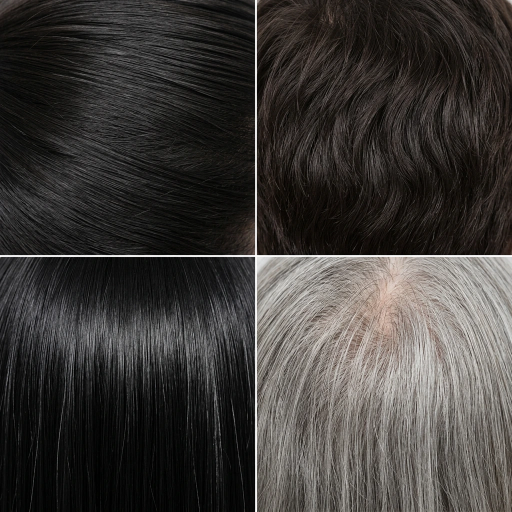
#> input picture app/art-source/npc-retro/hair-atlas.webp, 1024 x 1024 px (shown at 1/2 size)
$ python -i gen-photos.py   (imports and definitions only)
#> lines starting #> are read from the running program, lines starting #| are printed output that depends on the picture
#> further down, picture is the input picture: PIL image 1024x1024 RGB; mean R, G, B 61.4, 58.4, 55.8
# v54：photo 结构变种贴图（PIL 程序绘制，无外部素材）——6 张「照片」：
# 山景/湖泊/森林风景、房屋/街道、咖啡杯静物（人物类两张已按需求移除）。
# 统一做旧：降饱和 + 暖色偏移 + 暗角 + 照片白边。同位置重建不变（无随机，全部定值绘制）。
# 幂等：重跑覆盖产出，并清理已废弃的人物类旧文件（photo_portrait.png / photo_group.png）。
# 用法：cd app && python scripts/gen-photos.py
from PIL import Image, ImageDraw, ImageEnhance, ImageFilter

OUT = 'public/textures'
W, H = 256, 192   # 照片成品（含白边）
BORD = 12         # 白边宽
SW, SH = W - BORD * 2, H - BORD * 2  # 画面区 232×168


def _rgb(c):
    return tuple(int(c[i:i + 2], 16) for i in (1, 3, 5)) if isinstance(c, str) else c


def lerp(c1, c2, t):
    c1, c2 = _rgb(c1), _rgb(c2)
    return tuple(int(a + (b - a) * t) for a, b in zip(c1, c2))


# [78 lines left out: functions vgrad, scn_mountain, scn_lake, scn_forest, scn_house, scn_street and 1 more, not called in this run]


SCENES = {
    'photo_mountain.png': scn_mountain,
    'photo_lake.png': scn_lake,
    'photo_forest.png': scn_forest,
    'photo_house.png': scn_house,
    'photo_street.png': scn_street,
    'photo_still.png': scn_still,
}

STALE = ('photo_portrait.png', 'photo_group.png')  # v54：人物类已移除——重跑时清理旧文件


def aged(scene: Image.Image) -> Image.Image:
    """照片做旧：降饱和 + 暖色偏移 + 暗角。"""
    img = ImageEnhance.Color(scene).enhance(0.55)      # 褪色
    img = ImageEnhance.Brightness(img).enhance(1.03)
    warm = Image.new('RGB', img.size, '#c8a878')       # 暖色偏移
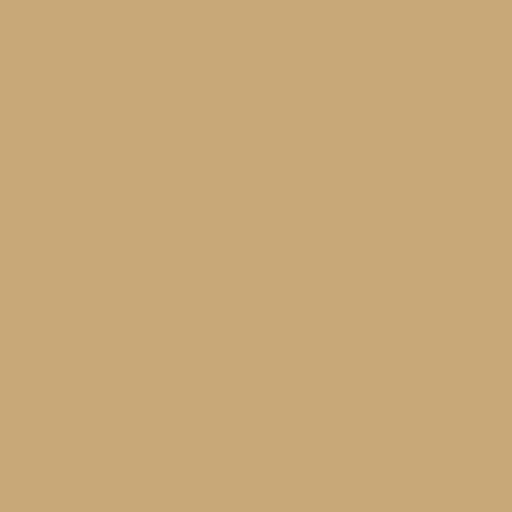
#> warm: PIL image 1024x1024 RGB (shown at 1/2 size); mean R, G, B 200, 168, 120
    img = Image.blend(img, warm, 0.1)
    # 暗角（径向压暗，高斯羽化避免硬边）
    mask = Image.new('L', img.size, 0)
#> mask: PIL image 1024x1024 L; every value is 0
    md = ImageDraw.Draw(mask)
    md.ellipse([-SW * 0.25, -SH * 0.3, SW * 1.25, SH * 1.3], fill=90)
    md.ellipse([SW * 0.08, SH * 0.05, SW * 0.92, SH * 0.95], fill=0)
    mask = mask.filter(ImageFilter.GaussianBlur(16))
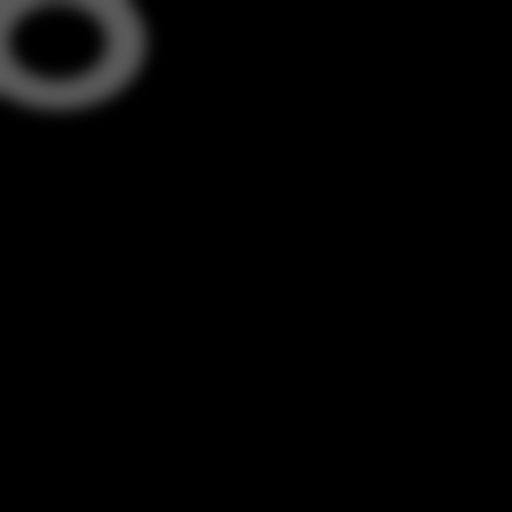
#> mask: PIL image 1024x1024 L (shown at 1/2 size); min 0, max 90, mean 2.8
    dark = ImageEnhance.Brightness(img).enhance(0.62)
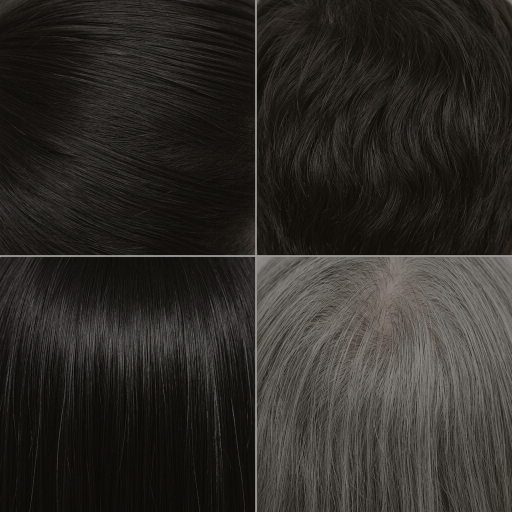
#> dark: PIL image 1024x1024 RGB (shown at 1/2 size); mean R, G, B 45.8, 42.9, 39.1
    return Image.composite(dark, img, mask)


# [15 lines left out: function main, not called in this run]


# [2 lines not run here, left out]

>>> from PIL import Image
>>> picture = Image.open('../../app/art-source/npc-retro/hair-atlas.webp')
>>> result = aged(picture)

$ run again, on app/art-source/npc-retro/kat-body.webp
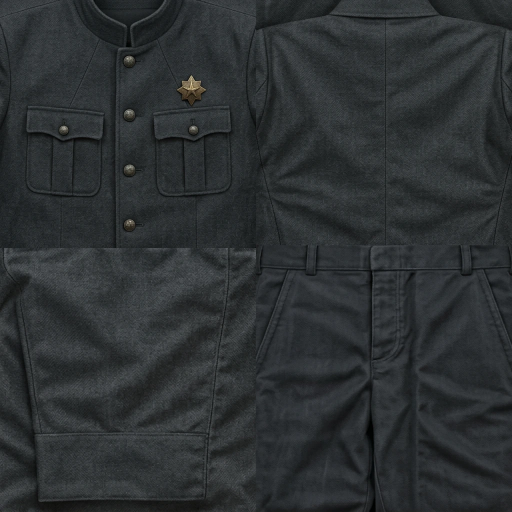
#> input picture app/art-source/npc-retro/kat-body.webp, 1024 x 1024 px (shown at 1/2 size)
#> picture is the input picture: PIL image 1024x1024 RGB; mean R, G, B 45, 49, 50.8
#> in aged, `dark = ImageEnhance.Brightness(img).enhance(0.62)`:
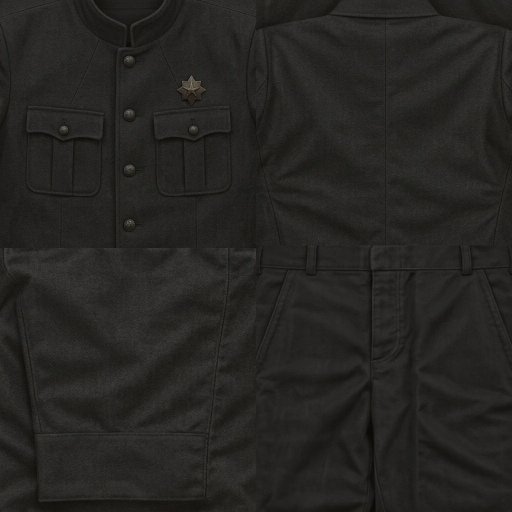
#> dark: PIL image 1024x1024 RGB (shown at 1/2 size); mean R, G, B 37.8, 37.1, 34.7
